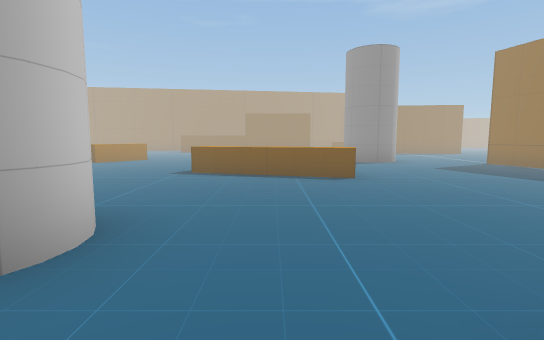
view 1 (above)

24 first-person views from a walk through a 3-D level made in the Unity game engine. The camera is 1.3 m above the floor, tilts 6° down and sees 85° across. The floor is counted in squares, 2 m on a side. Each view is taken from the middle of a square. On the plan, view 1 faces up. The plan holds only what a view shows up to about 9 squares ahead; the rest is blank. The place goes on beyond the plan. The player character is not drawn. Some surface patterns are stand-ins.

view 2
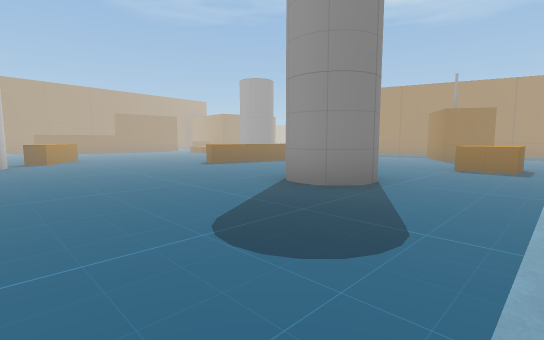

view 3
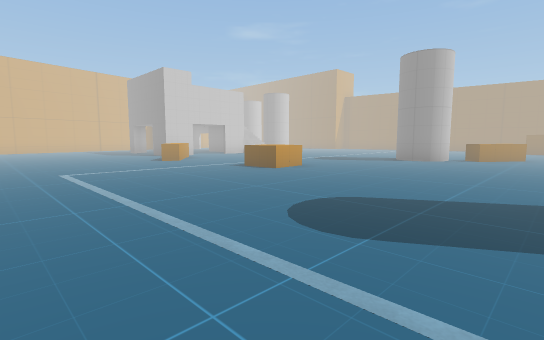

view 4
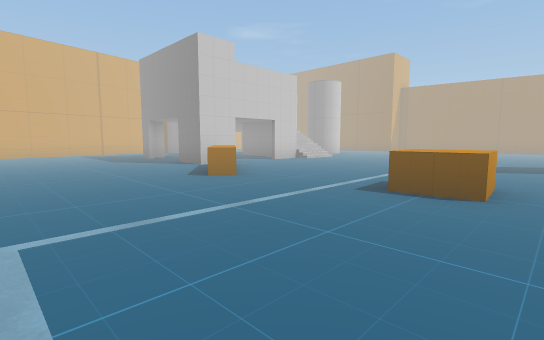

view 5
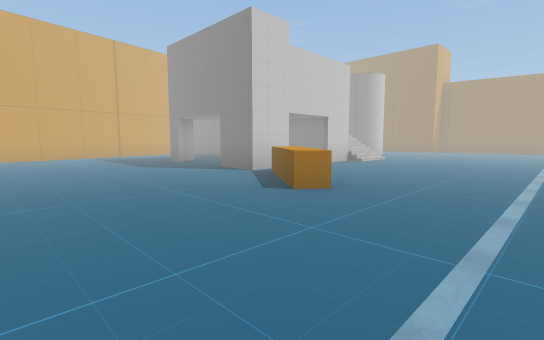

view 6
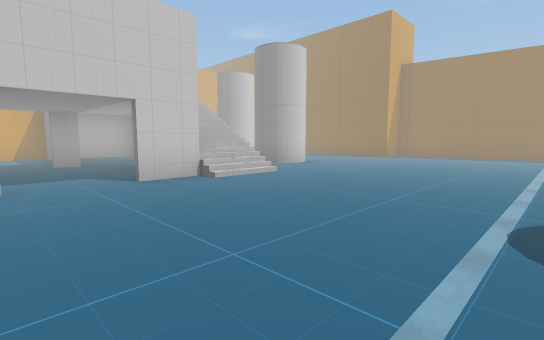

view 7
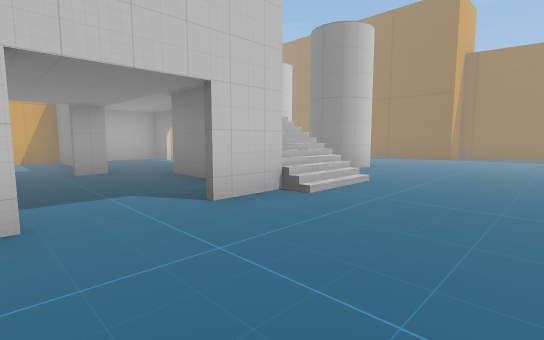

view 8
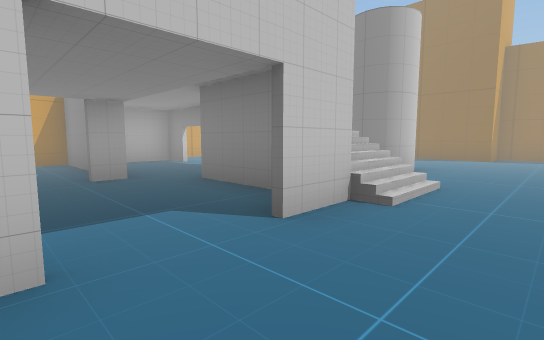

view 9
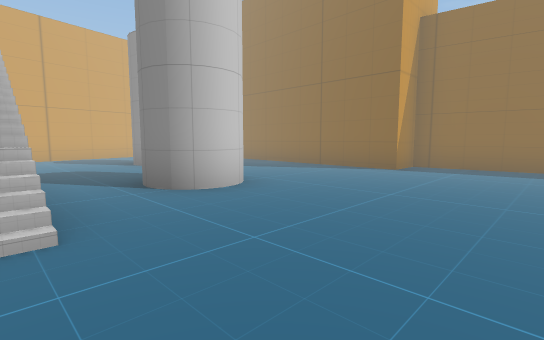

view 10
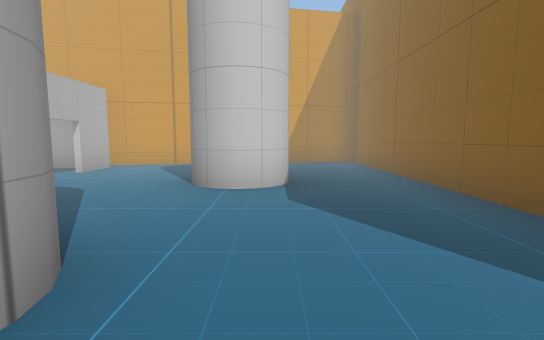

view 11
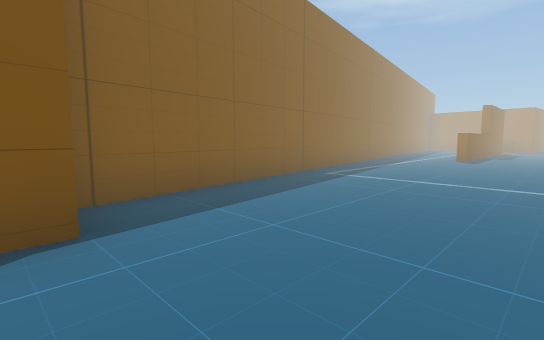

view 12
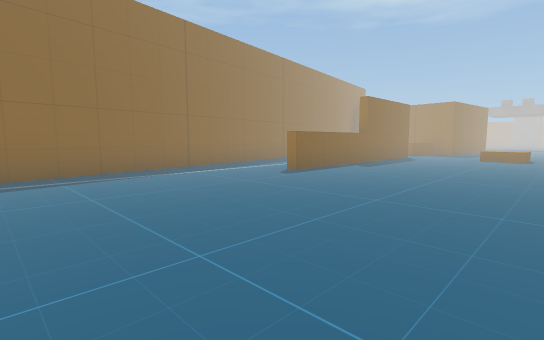

view 13
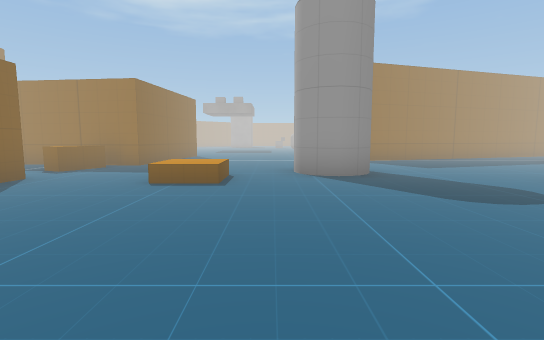

view 14
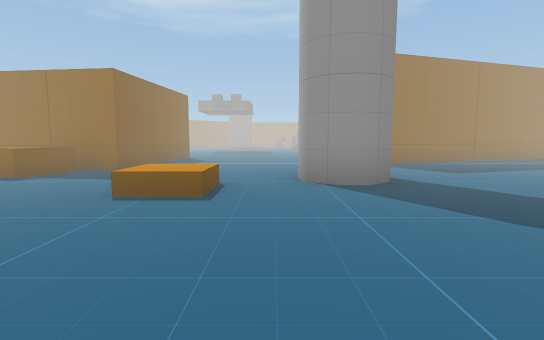

view 15
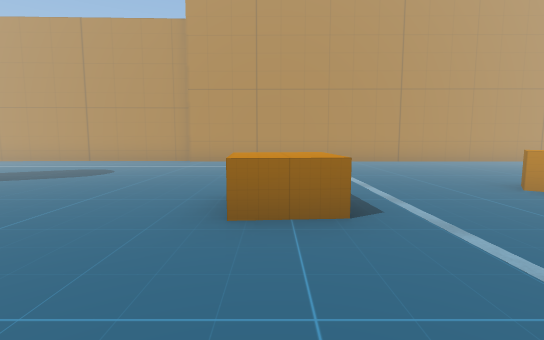

view 16
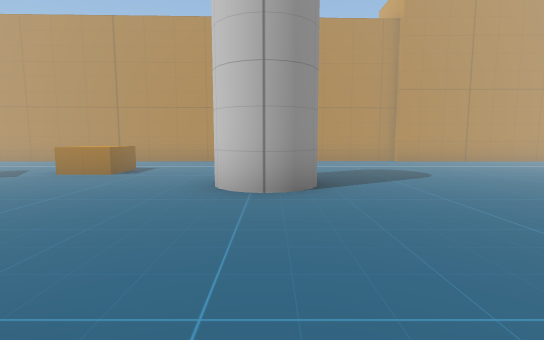

view 17
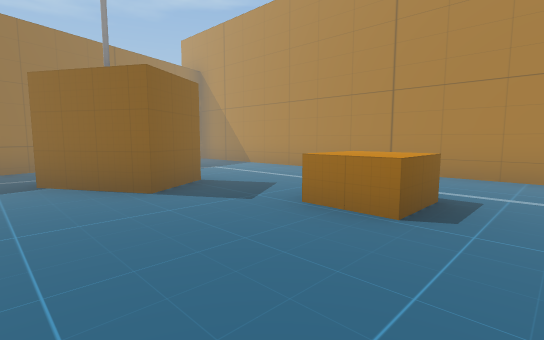

view 18
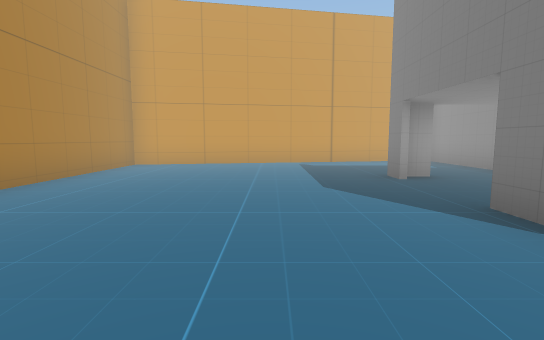

view 19
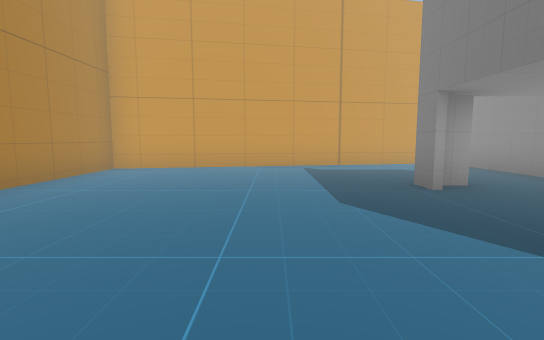

view 20
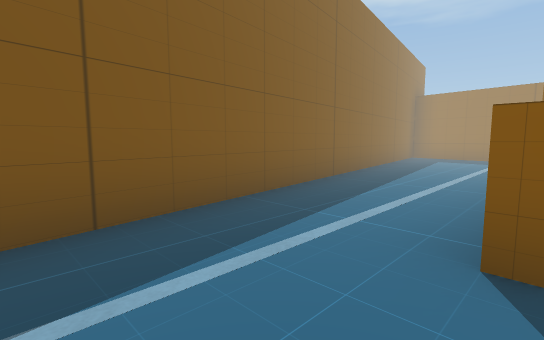

view 21
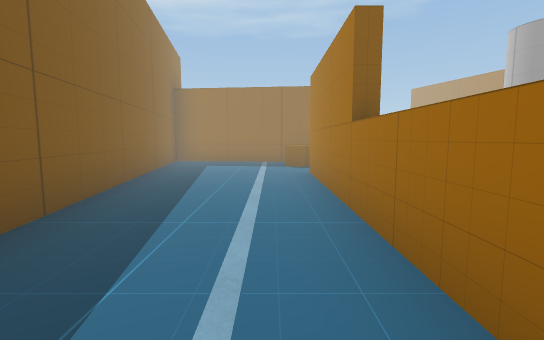

view 22
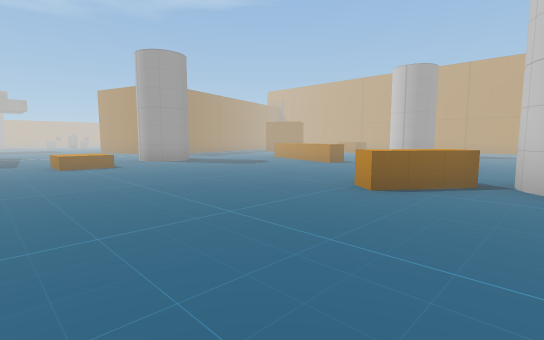

view 23
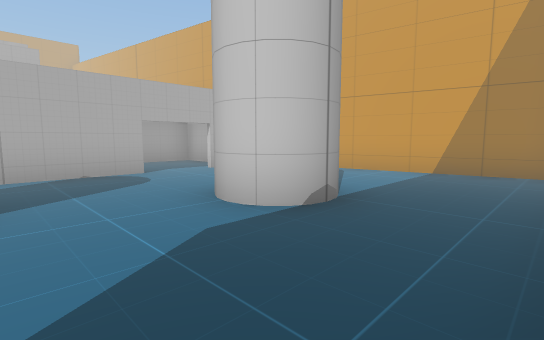

view 24
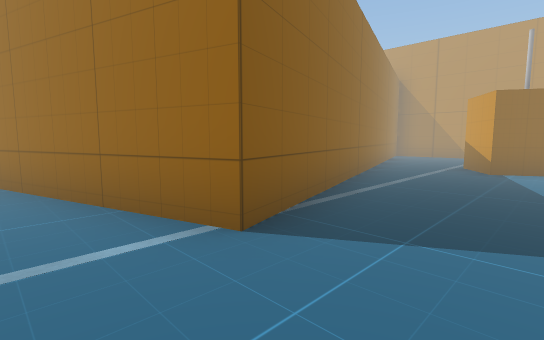

### Floor plan
Key: @ floor where view 1 was taken; # wall or solid block; . floor; / step, stairs or slope; ^ raised ledge; O other object.
Columns run from 23 left of view 1 to 7 right of it. Each row starts with its distance up from view 1.
 18                        ######
 17                 ########....#
 16          ########...........#
 15 ##########..................#
 14 #..................######.OO#
 13 #...........................###
 12 ##..##.........................
 11  #..##..#................O.....
 10  #......#......................
  9  #................OO......#....
  8  #OO../////......#O..........##
  7  ##....//O/..................#
  6   #OOOO..O............^......##
  5   #...O................^^.....#
  4   #......O....................#
  3   #...O..OOO...O..............#
  2   #........OO........#.....OO..
  1   ##.................#.....OO..
  0    #...................@OO.....
 -1    #...........................
 -2    #...........................
 -3    ############################

Positions as (right, up) in squares from view 1, and headings:
1: (0, 0), facing up
2: (-6, -1), facing up-right
3: (-3, -2), facing up-left
4: (-7, -1), facing up-left
5: (-9, -1), facing up-left
6: (-9, 4), facing up-left
7: (-11, 4), facing up-left
8: (-12, 4), facing up-left
9: (-11, 8), facing up-left
10: (-14, 12), facing left
11: (-14, 12), facing up-right
12: (-9, 10), facing up-right
13: (-3, 10), facing right
14: (-2, 10), facing right
15: (-8, 6), facing down
16: (-2, 6), facing down
17: (0, 3), facing down-right
18: (-12, 1), facing left
19: (-13, 1), facing left
20: (-6, 14), facing up-right
21: (-4, 15), facing right
22: (-6, 13), facing down-right
23: (-16, 14), facing down-left
24: (4, 9), facing down-right
